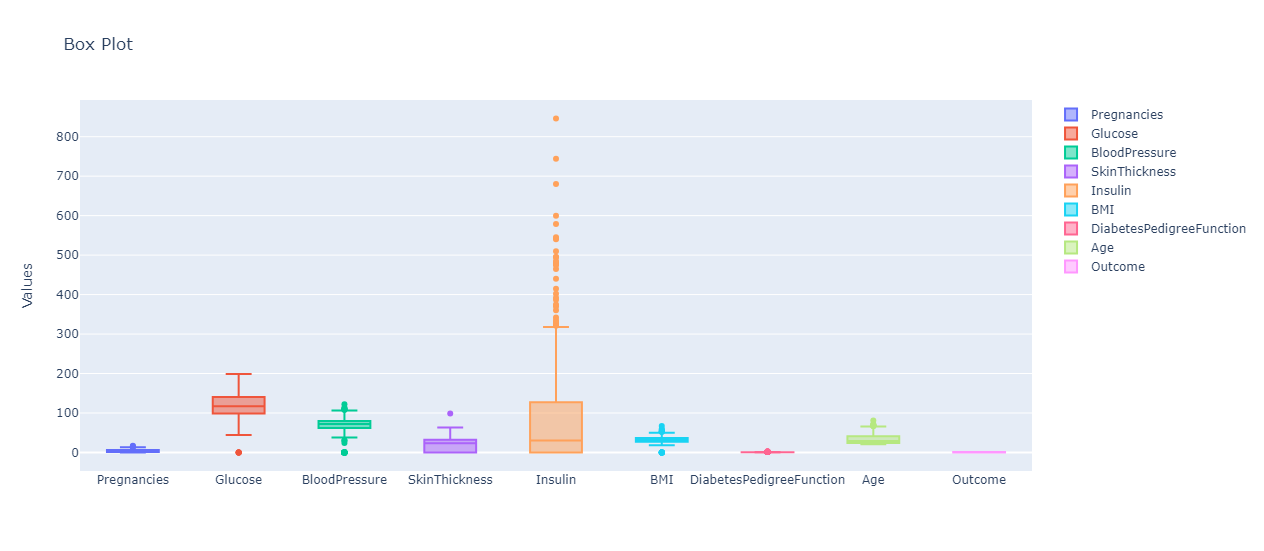

This figure's Python source:
import pandas as pd
import plotly.graph_objs as go

Dataset = pd.read_excel("./T1LA Dataset - 1.xlsx")

def Calculate_Median(Data_Unsorted):
    Data = sorted(Data_Unsorted)
    if len(Data) % 2 == 0:
        return (Data[len(Data) // 2] + Data[len(Data) // 2 - 1]) / 2
    else:
        return Data[len(Data) // 2]


def Five_Plot_Summary(Data_Unsorted):
    Data = sorted(Data_Unsorted)
    Q2 = Calculate_Median(Data)
    Q1 = Calculate_Median(Data[: len(Data) // 2])
    Q3 = Calculate_Median(Data[len(Data) // 2 :])
    IQR = Q3 - Q1
    Min = min(Data)
    Max = max(Data)
    Lower_Limit = Q1 - (1.5 * IQR)
    Upper_Limit = Q3 + (1.5 * IQR)
    Outliers = [i for i in Data if i < Lower_Limit or i > Upper_Limit]

    print(
        f"Minimum = {Min}\nMaximum = {Max}\nQ1 = {Q1}\nQ2 = {Q2}\nQ3 = {Q3}\nIQR = {IQR}\nLower Limit = {Lower_Limit}\nUpper Limit = {Upper_Limit}\nOutliers = {Outliers}\n"
    )

for column in Dataset.columns:
    Data = list(Dataset[column])
    print(f"Five Point Summary of Box Plot For {column} :\n")
    Five_Plot_Summary(Data)

Traces = []

for column in Dataset.columns:
    Trace = go.Box(y=Dataset[column], name=column)
    Traces.append(Trace)

layout = go.Layout(title="Box Plot", yaxis=dict(title="Values"))
Figure = go.Figure(data=Traces, layout=layout)
Figure.write_html("Q_2_5.html")
